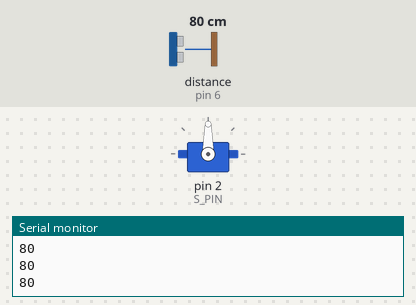
A sketch run on a simulated Arduino Uno, built with avr-gcc and run on an emulated ATmega328P. On the bench: servo, the last lines printed to the serial monitor. Wiring (inferred from the names in the program): ultrasonic range finder: trigger pin 7; echo pin 6. The inputs (shaded band) are chosen by the test bench; at power-on: distance to the obstacle (sensor on pin 6) 80 cm. The echo pulse lasts 58.3 µs per cm.

Above: at 1.2 s.
1.3 s: distance to the obstacle (sensor on pin 6) set to 17 cm
2.8 s: distance to the obstacle (sensor on pin 6) set to 13 cm
At 5.7 s:
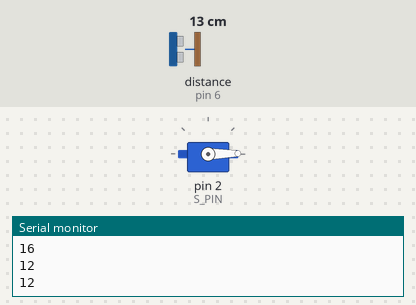
5.8 s: distance to the obstacle (sensor on pin 6) set to 18 cm
At 6.6 s:
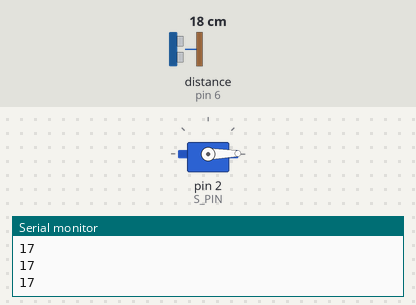
7.3 s: distance to the obstacle (sensor on pin 6) set to 2 cm
At 7.9 s:
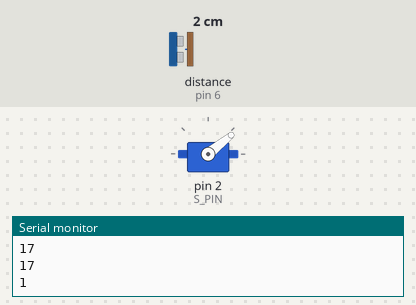
Timing chart, 0 to 11.3 s (numbered marks = the images above; inputs shaded):
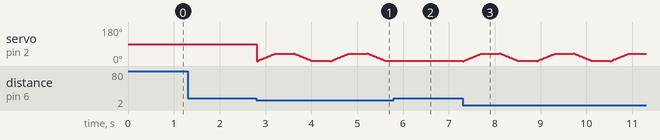

The sketch:

HR2.ino
```cpp
// Include Libraries
#include "Arduino.h"
#include "Servo.h"


// Pin Definitions
#define S_PIN       2


// Global variables and defines
const int pingPin = 7; // Trigger Pin of Ultrasonic Sensor
const int echoPin = 6; // Echo Pin of Ultrasonic Sensor

// object initialization
Servo servo;


// Setup the essentials for your circuit to work. It runs first every time your circuit is powered with electricity.
void setup()
{
    Serial.begin(9600);
    while (!Serial) ; // wait for serial port to connect. Needed for native USB
    Serial.println("start");
    servo.attach(S_PIN);
}


// Main logic of your circuit. It defines the interaction between the components you selected. After setup, it runs over and over again, in an eternal loop.
void loop()
{
    long duration, inches, cm;
    pinMode(pingPin, OUTPUT);
    digitalWrite(pingPin, LOW);
    delayMicroseconds(2);
    digitalWrite(pingPin, HIGH);
    delayMicroseconds(10);
    digitalWrite(pingPin, LOW);
    pinMode(echoPin, INPUT);
    duration = pulseIn(echoPin, HIGH);
    cm = microsecondsToCentimeters(duration);
    // Serial.println(duration);
    Serial.println(cm);
    if (cm < 15) {
        for (int pos = 0; pos < 40; pos++) {
          servo.write(pos);
          delay(10);
        }
        delay(400);
        for (int pos = 40; pos > 0; pos--) {
          servo.write(pos);
          delay(10);
        }
        delay(400);
    }
}

long microsecondsToCentimeters(long microseconds) {
   return microseconds * 343 * 0.1 * 0.001 / 2;
}
```

Measured:
- the behaviour switches between 16 and 15 cm on distance to the obstacle (sensor on pin 6) (found by bisection; images 0 and 1)
- after the input at 5.8 s, servo on pin 2 (S_PIN): stops changing and stays 1°
